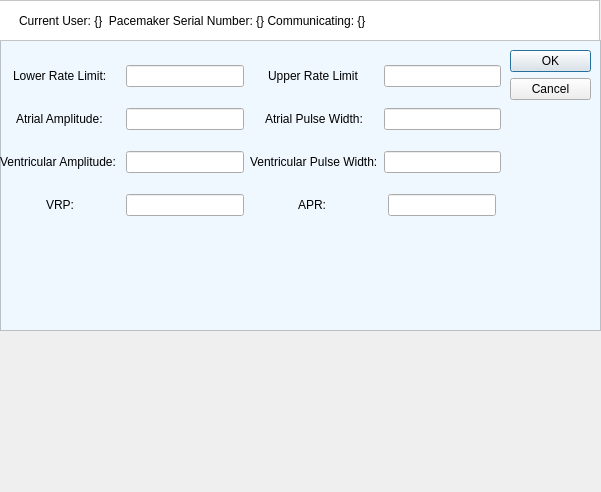
<?xml version="1.0" encoding="UTF-8"?>
<ui version="4.0">
 <class>Dialog</class>
 <widget class="QDialog" name="Dialog">
  <property name="geometry">
   <rect>
    <x>0</x>
    <y>0</y>
    <width>601</width>
    <height>492</height>
   </rect>
  </property>
  <property name="minimumSize">
   <size>
    <width>601</width>
    <height>492</height>
   </size>
  </property>
  <property name="windowTitle">
   <string>Dialog</string>
  </property>
  <widget class="QFrame" name="frame">
   <property name="geometry">
    <rect>
     <x>-1</x>
     <y>0</y>
     <width>601</width>
     <height>41</height>
    </rect>
   </property>
   <property name="styleSheet">
    <string notr="true">QFrame#frame{background-color:rgb(255, 255, 255)}</string>
   </property>
   <property name="frameShape">
    <enum>QFrame::StyledPanel</enum>
   </property>
   <property name="frameShadow">
    <enum>QFrame::Raised</enum>
   </property>
   <widget class="QLabel" name="label_9">
    <property name="geometry">
     <rect>
      <x>20</x>
      <y>0</y>
      <width>571</width>
      <height>41</height>
     </rect>
    </property>
    <property name="styleSheet">
     <string notr="true">QFrame#frame{background-color:orange}</string>
    </property>
    <property name="text">
     <string>Current User: {}  Pacemaker Serial Number: {} Communicating: {}</string>
    </property>
   </widget>
  </widget>
  <widget class="QFrame" name="frame_2">
   <property name="geometry">
    <rect>
     <x>0</x>
     <y>40</y>
     <width>601</width>
     <height>291</height>
    </rect>
   </property>
   <property name="styleSheet">
    <string notr="true">QFrame#frame_2{background-color:rgb(239, 247, 255)}</string>
   </property>
   <property name="frameShape">
    <enum>QFrame::StyledPanel</enum>
   </property>
   <property name="frameShadow">
    <enum>QFrame::Raised</enum>
   </property>
   <widget class="QDialogButtonBox" name="SaveButtons">
    <property name="geometry">
     <rect>
      <x>510</x>
      <y>10</y>
      <width>81</width>
      <height>241</height>
     </rect>
    </property>
    <property name="orientation">
     <enum>Qt::Vertical</enum>
    </property>
    <property name="standardButtons">
     <set>QDialogButtonBox::Cancel|QDialogButtonBox::Ok</set>
    </property>
   </widget>
   <widget class="QWidget" name="horizontalLayoutWidget">
    <property name="geometry">
     <rect>
      <x>0</x>
      <y>10</y>
      <width>501</width>
      <height>181</height>
     </rect>
    </property>
    <layout class="QGridLayout" name="gridLayout">
     <item row="2" column="0">
      <widget class="QLabel" name="ventricularAmplitudeLabel">
       <property name="text">
        <string>Ventricular Amplitude: </string>
       </property>
      </widget>
     </item>
     <item row="0" column="3">
      <widget class="QLineEdit" name="upperRateLimitFeild"/>
     </item>
     <item row="1" column="0" alignment="Qt::AlignHCenter">
      <widget class="QLabel" name="atrialAmplitudeLabel">
       <property name="text">
        <string>Atrial Amplitude:</string>
       </property>
      </widget>
     </item>
     <item row="1" column="1">
      <widget class="QLineEdit" name="atrialAmplitudeFeild"/>
     </item>
     <item row="2" column="1">
      <widget class="QLineEdit" name="ventricularAmplitudeFeild"/>
     </item>
     <item row="2" column="3">
      <widget class="QLineEdit" name="VentricularPulseWidthFeild"/>
     </item>
     <item row="2" column="2">
      <widget class="QLabel" name="ventricularPulseWidthLabel">
       <property name="text">
        <string>Ventricular Pulse Width:</string>
       </property>
      </widget>
     </item>
     <item row="0" column="1">
      <widget class="QLineEdit" name="lowerRateLimitFeild"/>
     </item>
     <item row="1" column="2" alignment="Qt::AlignHCenter">
      <widget class="QLabel" name="atrailPulseWidthLabel">
       <property name="text">
        <string>Atrial Pulse Width:</string>
       </property>
      </widget>
     </item>
     <item row="0" column="2" alignment="Qt::AlignHCenter">
      <widget class="QLabel" name="upperRateLimitLabel">
       <property name="text">
        <string>Upper Rate Limit</string>
       </property>
      </widget>
     </item>
     <item row="1" column="3">
      <widget class="QLineEdit" name="atrialPulseWidthFeild"/>
     </item>
     <item row="0" column="0" alignment="Qt::AlignHCenter">
      <widget class="QLabel" name="lowerRateLimitLabel">
       <property name="text">
        <string>Lower Rate Limit:</string>
       </property>
      </widget>
     </item>
     <item row="3" column="0" alignment="Qt::AlignHCenter">
      <widget class="QLabel" name="vrpLabel">
       <property name="text">
        <string>VRP:</string>
       </property>
      </widget>
     </item>
     <item row="3" column="1">
      <widget class="QLineEdit" name="vrpFeild"/>
     </item>
     <item row="3" column="2" alignment="Qt::AlignHCenter|Qt::AlignVCenter">
      <widget class="QLabel" name="aprLabel">
       <property name="text">
        <string>APR: </string>
       </property>
      </widget>
     </item>
     <item row="3" column="3" alignment="Qt::AlignHCenter|Qt::AlignVCenter">
      <widget class="QLineEdit" name="aprFeild"/>
     </item>
    </layout>
   </widget>
  </widget>
  <zorder>frame_2</zorder>
  <zorder>frame</zorder>
 </widget>
 <resources/>
 <connections>
  <connection>
   <sender>SaveButtons</sender>
   <signal>accepted()</signal>
   <receiver>Dialog</receiver>
   <slot>accept()</slot>
   <hints>
    <hint type="sourcelabel">
     <x>248</x>
     <y>254</y>
    </hint>
    <hint type="destinationlabel">
     <x>157</x>
     <y>274</y>
    </hint>
   </hints>
  </connection>
  <connection>
   <sender>SaveButtons</sender>
   <signal>rejected()</signal>
   <receiver>Dialog</receiver>
   <slot>reject()</slot>
   <hints>
    <hint type="sourcelabel">
     <x>316</x>
     <y>260</y>
    </hint>
    <hint type="destinationlabel">
     <x>286</x>
     <y>274</y>
    </hint>
   </hints>
  </connection>
 </connections>
</ui>
